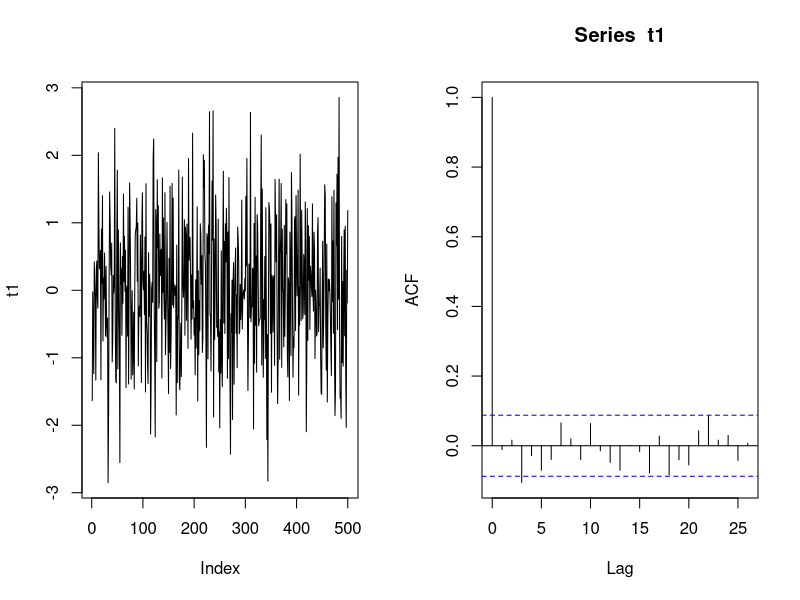
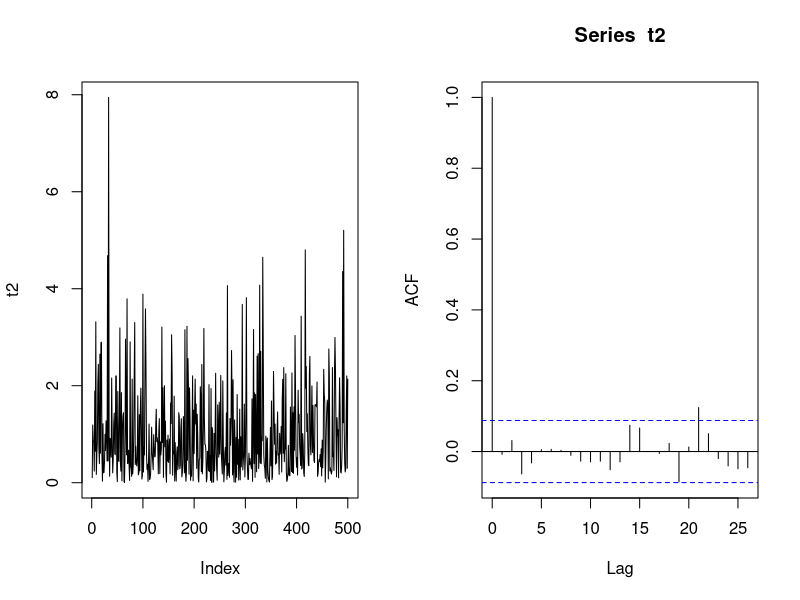
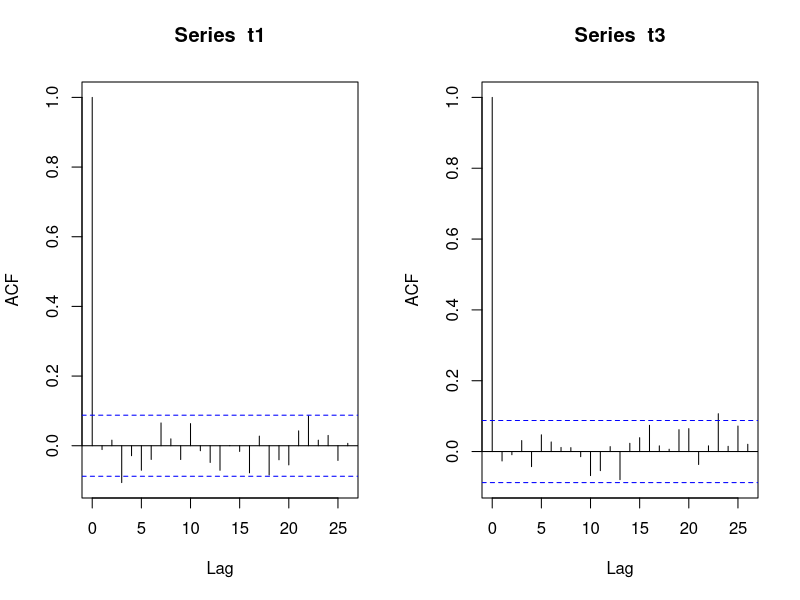
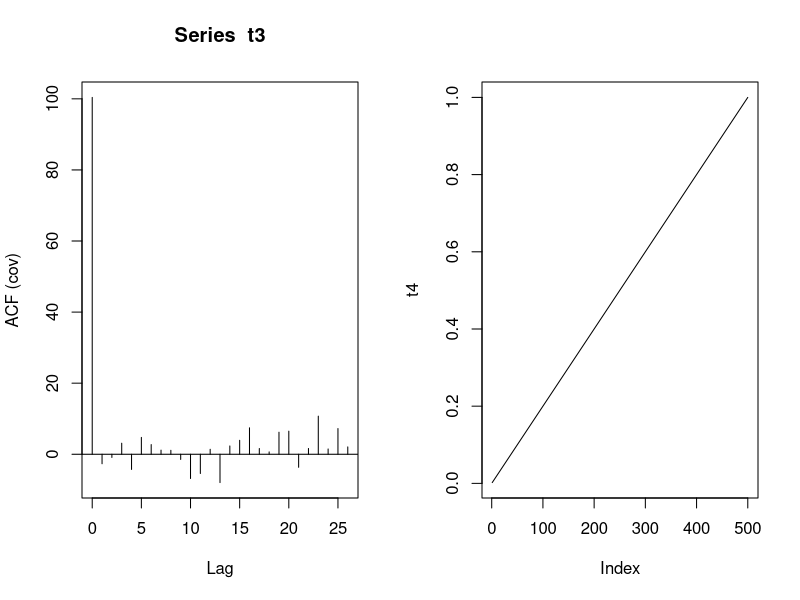
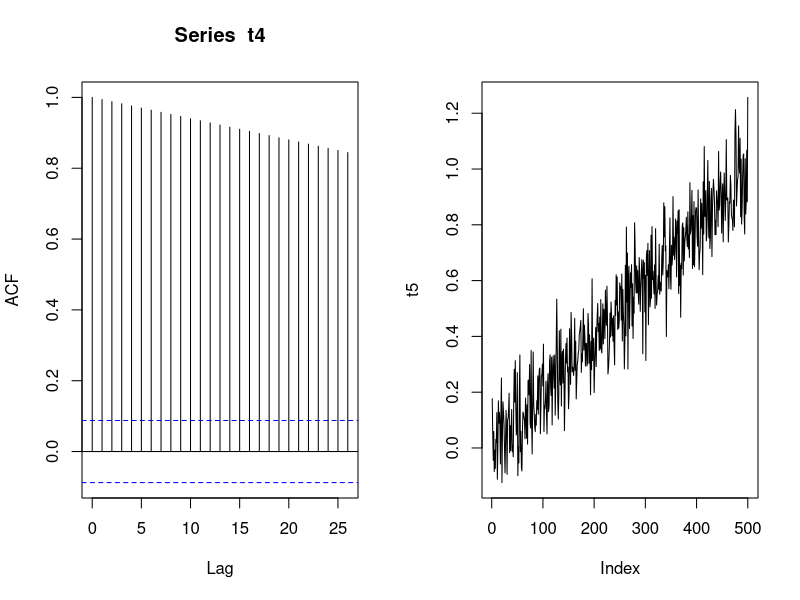
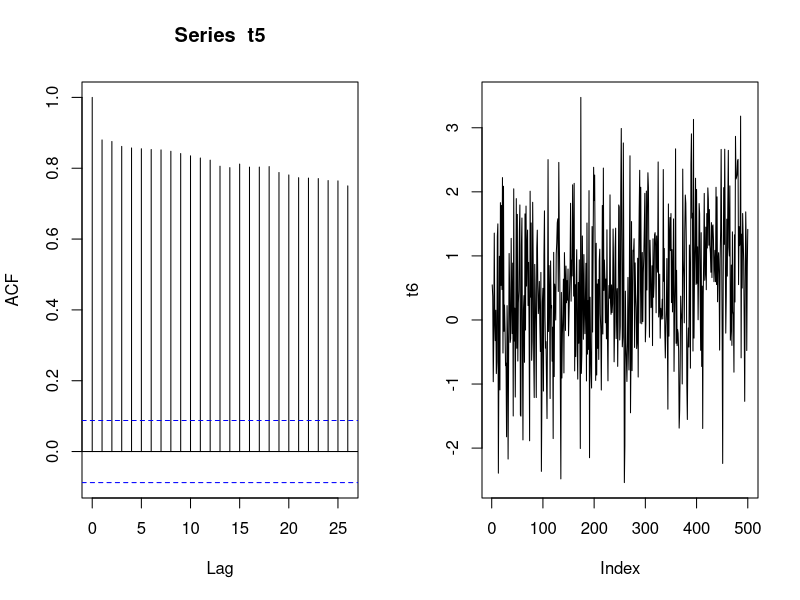
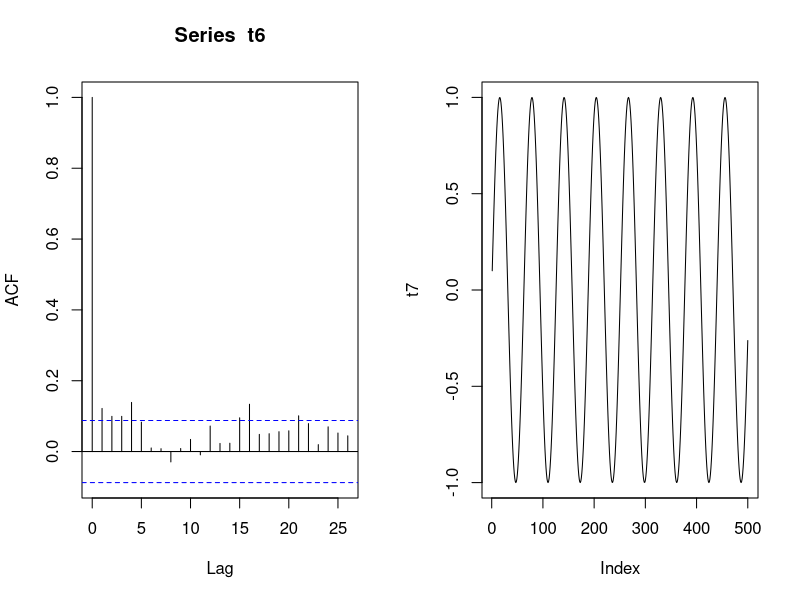
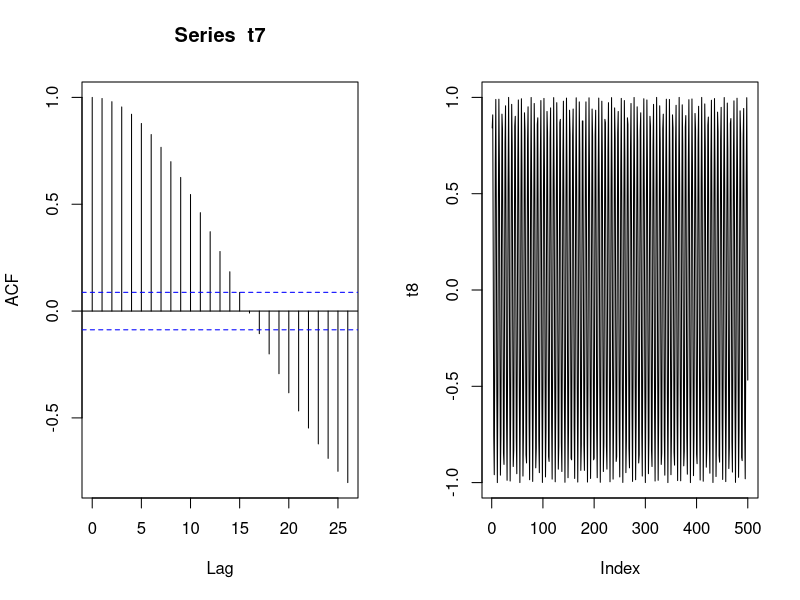

Reproduce these figures in R, in order.
# let R produce two plots side by side
par(mfrow=c(1,2))

# plot both the series and sample acf when series is iid normal
t1<-rnorm(500)
plot(t1,type="l")
acf(t1)

# plot both the series and sample acf when series is iid exponential
t2<-rexp(500)
plot(t2,type="l")
acf(t2)

# check the values of sample ACF at different lags
result<-acf(t1)
result

# check the options available in acf function
?acf

# for ACF and ACVF
t3<-rnorm(500)*10
acf(t3)
acf(t3, type="covariance")

# the behaviour of sample acf from non-stationary series
# linear trend
t4<-1:500/500
plot(t4,type="l")
acf(t4)
# add a bit noise
t5<-1:500/500+rnorm(500)*0.1
plot(t5,type="l")
acf(t5)
# add a lot more noise
t6<-1:500/500+rnorm(500)
plot(t6,type="l")
acf(t6)

# seasonality
t7<-sin(1:500/10)
plot(t7,type="l")
acf(t7)
# how about more frequent cycles?
t8<-sin(1:500)
plot(t8,type="l")
acf(t8)

#How about MA model? -- to be discussed next week!
t9<-arima.sim(list(ma=0.5),n=500)
plot(t9,type="l")
acf(t9)